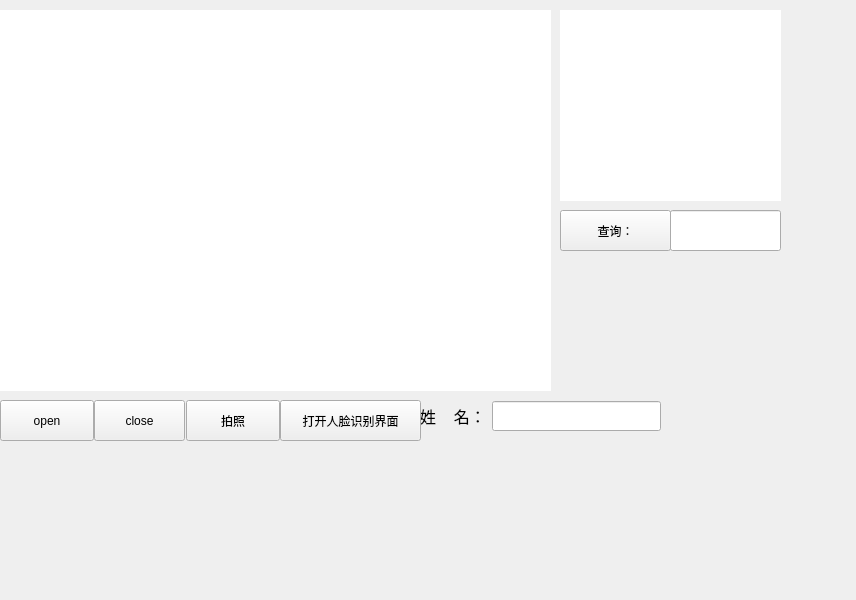
<?xml version="1.0" encoding="UTF-8"?>
<ui version="4.0">
 <class>MainWindow</class>
 <widget class="QMainWindow" name="MainWindow">
  <property name="geometry">
   <rect>
    <x>0</x>
    <y>0</y>
    <width>856</width>
    <height>600</height>
   </rect>
  </property>
  <property name="windowTitle">
   <string>MainWindow</string>
  </property>
  <widget class="QWidget" name="centralwidget">
   <widget class="QLabel" name="label_video">
    <property name="geometry">
     <rect>
      <x>0</x>
      <y>10</y>
      <width>551</width>
      <height>381</height>
     </rect>
    </property>
    <property name="styleSheet">
     <string notr="true">background-color: rgb(255, 255, 255);</string>
    </property>
    <property name="text">
     <string/>
    </property>
   </widget>
   <widget class="QPushButton" name="open">
    <property name="geometry">
     <rect>
      <x>0</x>
      <y>400</y>
      <width>94</width>
      <height>41</height>
     </rect>
    </property>
    <property name="text">
     <string>open</string>
    </property>
   </widget>
   <widget class="QPushButton" name="close">
    <property name="geometry">
     <rect>
      <x>94</x>
      <y>400</y>
      <width>91</width>
      <height>41</height>
     </rect>
    </property>
    <property name="text">
     <string>close</string>
    </property>
   </widget>
   <widget class="QPushButton" name="captureFace">
    <property name="geometry">
     <rect>
      <x>186</x>
      <y>400</y>
      <width>94</width>
      <height>41</height>
     </rect>
    </property>
    <property name="text">
     <string>拍照</string>
    </property>
   </widget>
   <widget class="QLabel" name="label">
    <property name="geometry">
     <rect>
      <x>560</x>
      <y>10</y>
      <width>221</width>
      <height>191</height>
     </rect>
    </property>
    <property name="styleSheet">
     <string notr="true">background-color: rgb(255, 255, 255);</string>
    </property>
    <property name="text">
     <string/>
    </property>
   </widget>
   <widget class="QWidget" name="layoutWidget">
    <property name="geometry">
     <rect>
      <x>420</x>
      <y>400</y>
      <width>241</width>
      <height>32</height>
     </rect>
    </property>
    <layout class="QHBoxLayout" name="horizontalLayout_2">
     <item>
      <widget class="QLabel" name="label_2">
       <property name="minimumSize">
        <size>
         <width>0</width>
         <height>30</height>
        </size>
       </property>
       <property name="font">
        <font>
         <pointsize>12</pointsize>
        </font>
       </property>
       <property name="text">
        <string>姓    名：</string>
       </property>
      </widget>
     </item>
     <item>
      <widget class="QLineEdit" name="lineEdit_name">
       <property name="minimumSize">
        <size>
         <width>0</width>
         <height>30</height>
        </size>
       </property>
       <property name="font">
        <font>
         <pointsize>12</pointsize>
        </font>
       </property>
       <property name="text">
        <string/>
       </property>
       <property name="frame">
        <bool>true</bool>
       </property>
      </widget>
     </item>
    </layout>
   </widget>
   <widget class="QPushButton" name="searchPeople">
    <property name="geometry">
     <rect>
      <x>560</x>
      <y>210</y>
      <width>111</width>
      <height>41</height>
     </rect>
    </property>
    <property name="text">
     <string>查询：</string>
    </property>
   </widget>
   <widget class="QLineEdit" name="p_name">
    <property name="geometry">
     <rect>
      <x>670</x>
      <y>210</y>
      <width>111</width>
      <height>41</height>
     </rect>
    </property>
   </widget>
   <widget class="QPushButton" name="identify">
    <property name="geometry">
     <rect>
      <x>280</x>
      <y>400</y>
      <width>141</width>
      <height>41</height>
     </rect>
    </property>
    <property name="text">
     <string>打开人脸识别界面</string>
    </property>
   </widget>
  </widget>
 </widget>
 <resources/>
 <connections/>
</ui>
